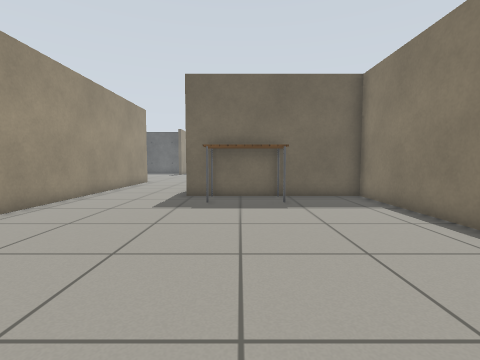
view 1 (above)

24 first-person views from a walk through a Gazebo world. The camera is 0.72 m above the floor, tilts 4° down and sees 85° across. The floor is counted in squares, 0.5 m on a side. Each view is taken from the middle of a square. On the plan, view 1 faces up. The plan holds only what a view shows up to about 13 squares ahead; the rest is blank. The place goes on beyond the plan. Gazebo's built-in surfaces are drawn with simple patterns.

view 2
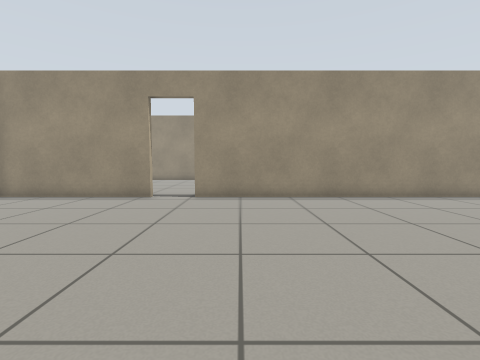

view 3
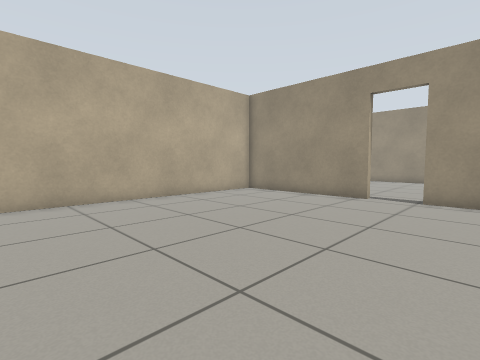

view 4
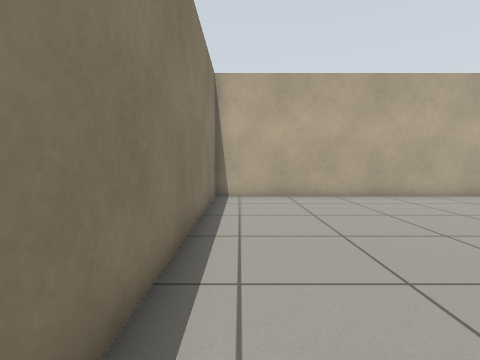

view 5
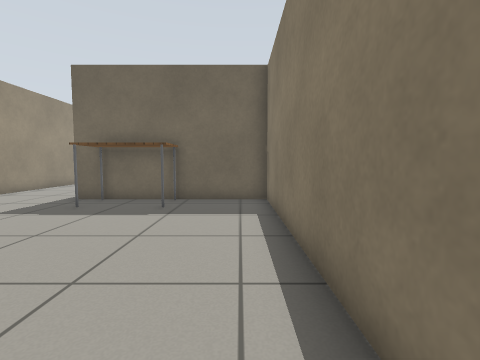

view 6
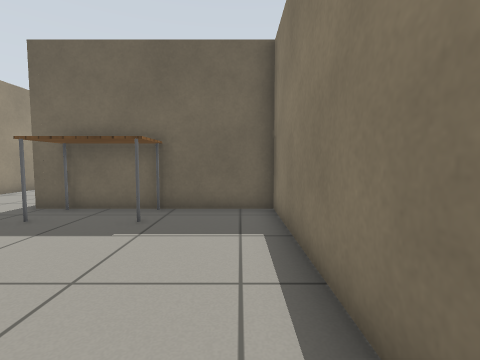

view 7
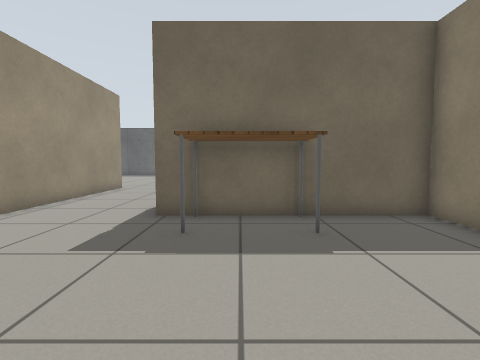

view 8
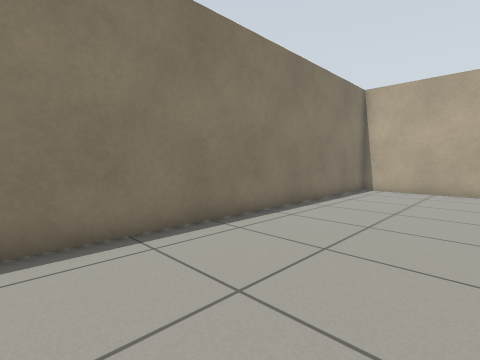

view 9
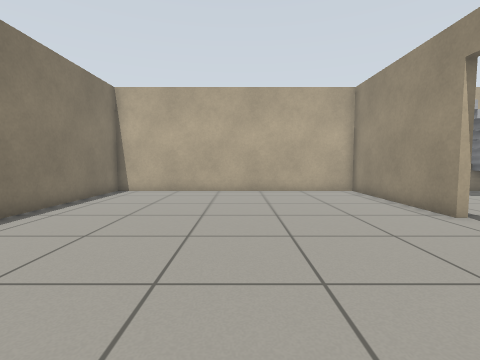

view 10
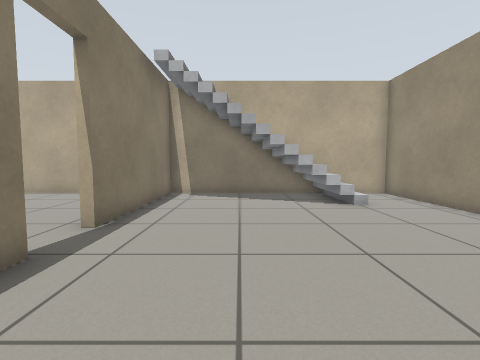

view 11
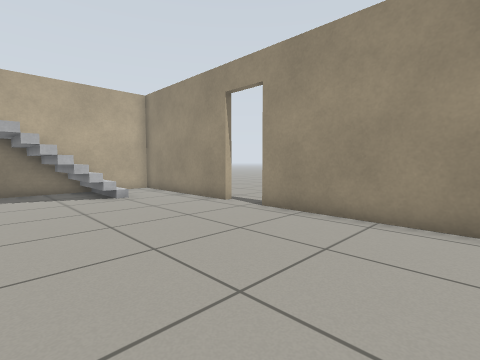

view 12
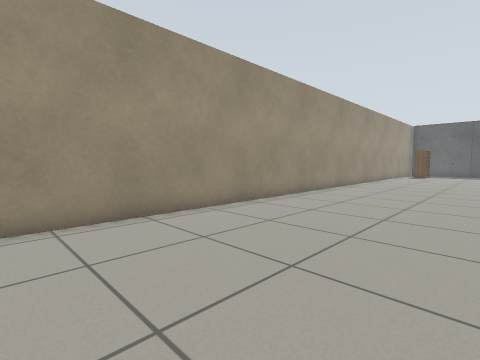

view 13
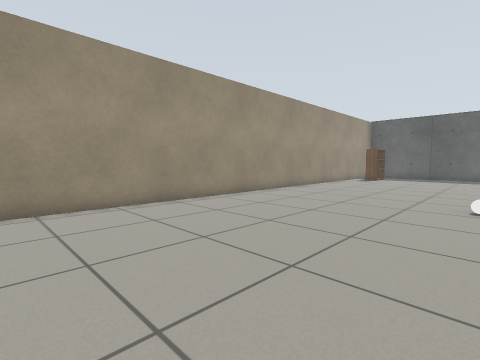

view 14
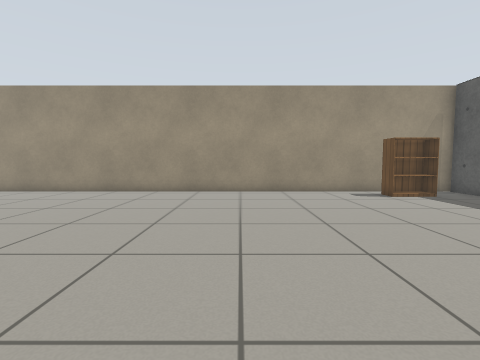

view 15
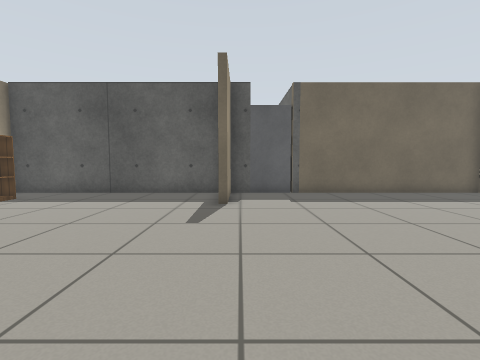

view 16
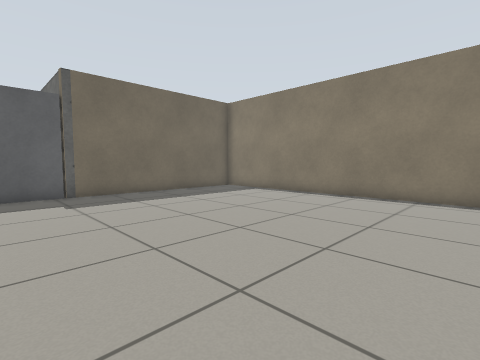

view 17
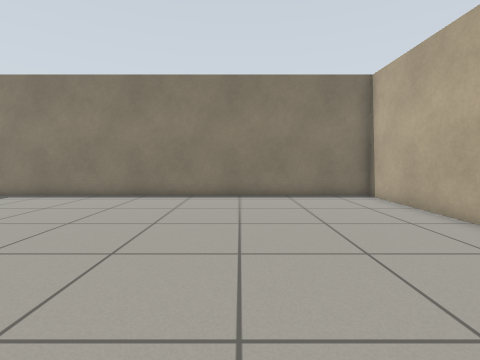

view 18
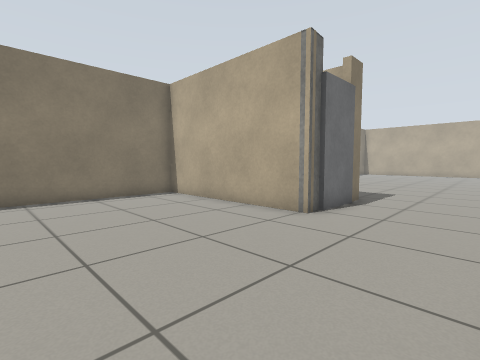

view 19
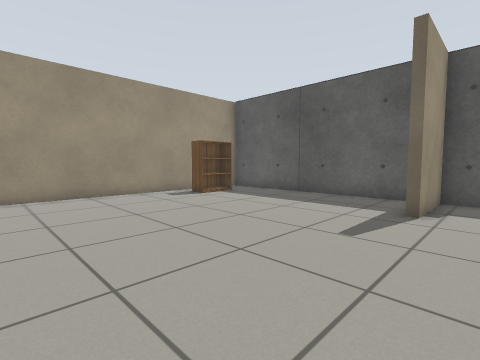

view 20
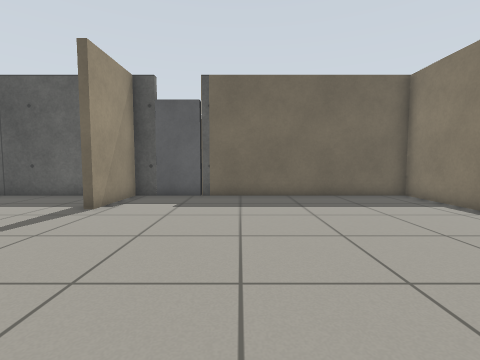

view 21
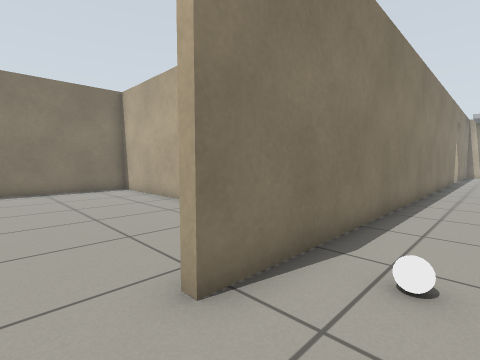

view 22
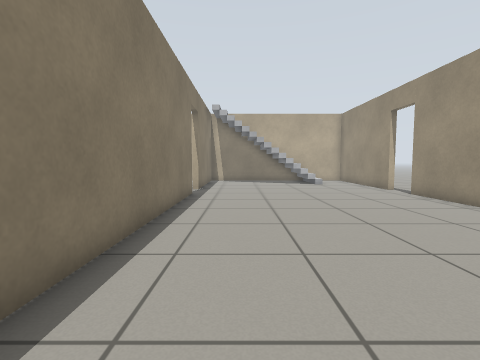

view 23
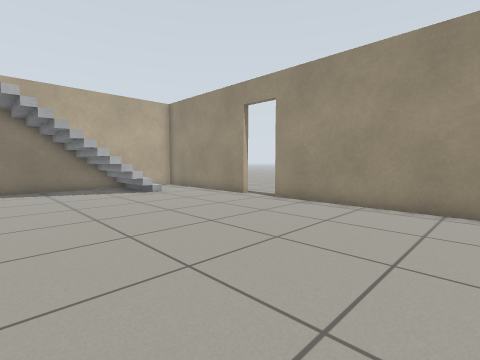

view 24
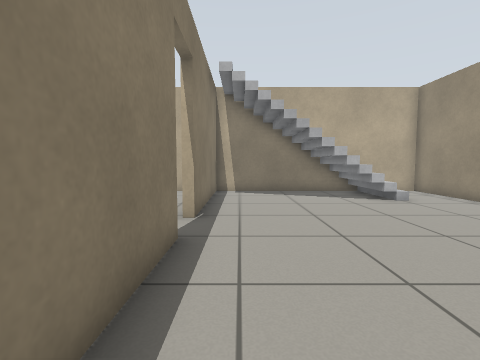

### Floor plan
Ten units are one square. View 1 is at (0, 0); x grows to the right and y downward. Boxes are objects, and circles mark ways between rooms. Rooms are numbered by the first view taken in them; rooms with no view inside come last. Other rooms are left out.
<svg viewBox="-175 -330 230 433">
<path fill="none" stroke="#000" d="M-65 35 -65 98 50 98 50 -109 -22 -109 -22 -116M-65 -125 -65 19M-65 -172 -65 -135M-22 -138 -22 -145 50 -145 50 -321 -36 -321M-68 19 -68 -185M-69 -321 -166 -321 -166 16M-65 -321 -65 -287M-166 33 -166 98 -68 98 -68 35"/>
<rect x="-15" y="-105" width="40" height="20" fill="#bbb"><title>table</title></rect>
<rect x="-155" y="-305" width="10" height="30" fill="#bbb"><title>bookshelf</title></rect>
<rect x="-85" y="-175" width="10" height="10" fill="#bbb"><title>white ball</title></rect>
<rect x="-55" y="-325" width="20" height="10" fill="#bbb"><title>door leaf</title></rect>
<circle cx="-70" cy="25" r="3" fill="#2a7"/>
<text x="-10" y="-10">1</text>
<text x="-80" y="-150">2</text>
</svg>
Room 1 opens to room 2.

Where each view was taken, in squares from view 1:
view 1: 0 up, 0 right, facing up
view 2: 0 up, 4 right, facing left
view 3: 0 up, 4 right, facing down-left
view 4: 1 up, 4 right, facing down
view 5: 1 up, 4 right, facing up
view 6: 3 up, 4 right, facing up
view 7: 4 up, 0 right, facing up
view 8: 4 up, 0 right, facing down-right
view 9: 3 up, 1 left, facing down
view 10: 2 up, 10 left, facing down
view 11: 4 up, 10 left, facing down-left
view 12: 1 up, 10 left, facing up-left
view 13: 7 up, 8 left, facing up-left
view 14: 22 up, 4 left, facing left
view 15: 20 up, 6 left, facing up
view 16: 20 up, 6 left, facing up-right
view 17: 20 up, 6 left, facing right
view 18: 21 up, 6 left, facing down-right
view 19: 21 up, 5 left, facing up-left
view 20: 21 up, 2 left, facing up
view 21: 20 up, 9 left, facing down-right
view 22: 10 up, 9 left, facing down
view 23: 5 up, 8 left, facing down-left
view 24: 3 up, 8 left, facing down
